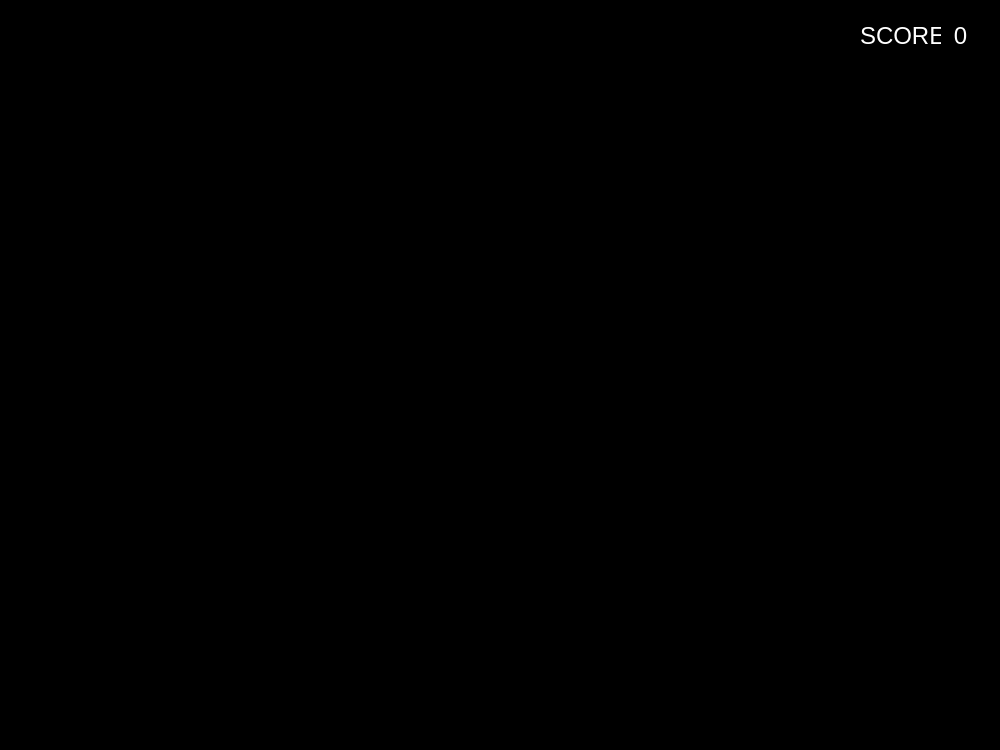
<?xml version="1.0" encoding="UTF-8"?>
<ui version="4.0">
 <class>GameWindow</class>
 <widget class="QWidget" name="GameWindow">
  <property name="geometry">
   <rect>
    <x>0</x>
    <y>0</y>
    <width>1000</width>
    <height>750</height>
   </rect>
  </property>
  <property name="sizePolicy">
   <sizepolicy hsizetype="Preferred" vsizetype="Preferred">
    <horstretch>0</horstretch>
    <verstretch>0</verstretch>
   </sizepolicy>
  </property>
  <property name="windowTitle">
   <string>Form</string>
  </property>
  <property name="styleSheet">
   <string notr="true">background-color: rgb(0, 0, 0);
width:1000;
height:750</string>
  </property>
  <widget class="QLabel" name="scoreLbl">
   <property name="geometry">
    <rect>
     <x>860</x>
     <y>20</y>
     <width>81</width>
     <height>31</height>
    </rect>
   </property>
   <property name="font">
    <font>
     <pointsize>18</pointsize>
    </font>
   </property>
   <property name="autoFillBackground">
    <bool>false</bool>
   </property>
   <property name="styleSheet">
    <string notr="true">background-color:transparent;
color: rgb(255, 255, 255);
position:absolute;
top:50;
left:50;
</string>
   </property>
   <property name="text">
    <string>SCORE</string>
   </property>
   <property name="scaledContents">
    <bool>false</bool>
   </property>
  </widget>
  <widget class="QLabel" name="scoreValueLbl">
   <property name="geometry">
    <rect>
     <x>940</x>
     <y>20</y>
     <width>41</width>
     <height>31</height>
    </rect>
   </property>
   <property name="font">
    <font>
     <pointsize>18</pointsize>
    </font>
   </property>
   <property name="autoFillBackground">
    <bool>false</bool>
   </property>
   <property name="styleSheet">
    <string notr="true">background-color:transparent;
color: rgb(255, 255, 255);
</string>
   </property>
   <property name="text">
    <string>0</string>
   </property>
   <property name="scaledContents">
    <bool>false</bool>
   </property>
   <property name="alignment">
    <set>Qt::AlignCenter</set>
   </property>
  </widget>
 </widget>
 <resources/>
 <connections/>
</ui>
